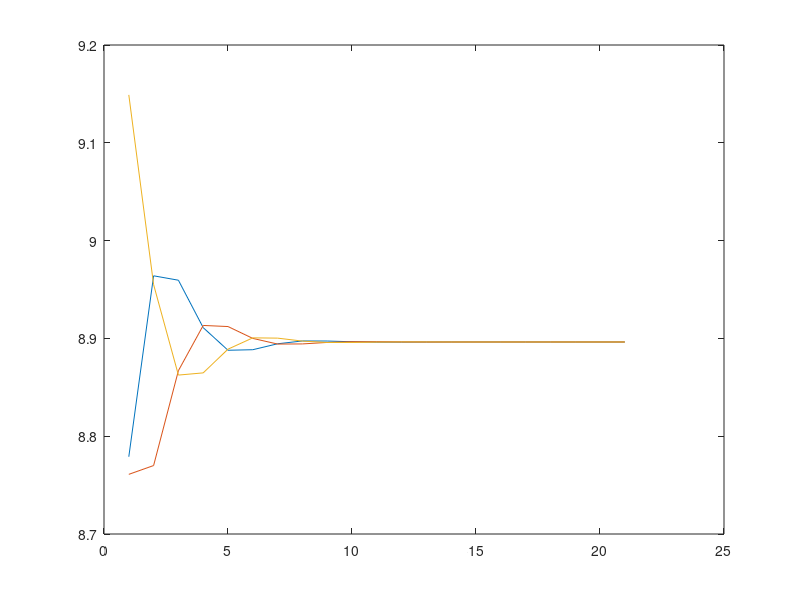
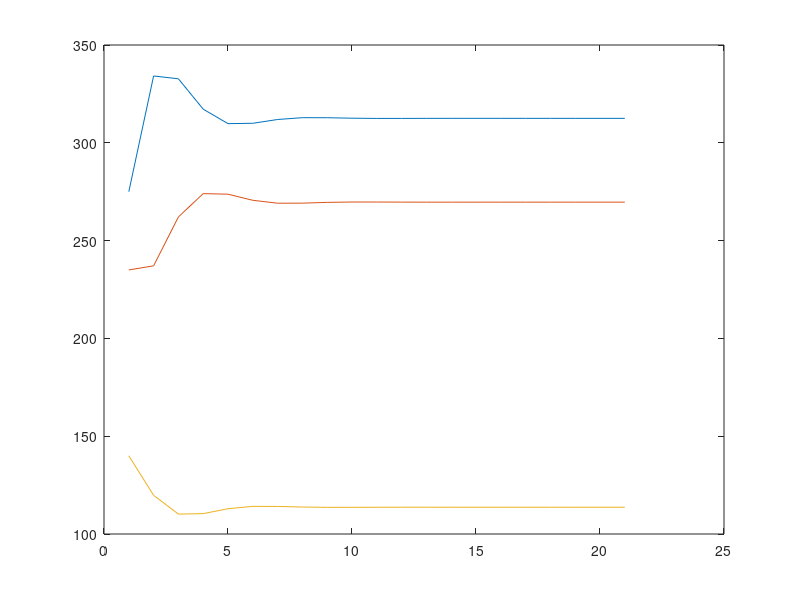
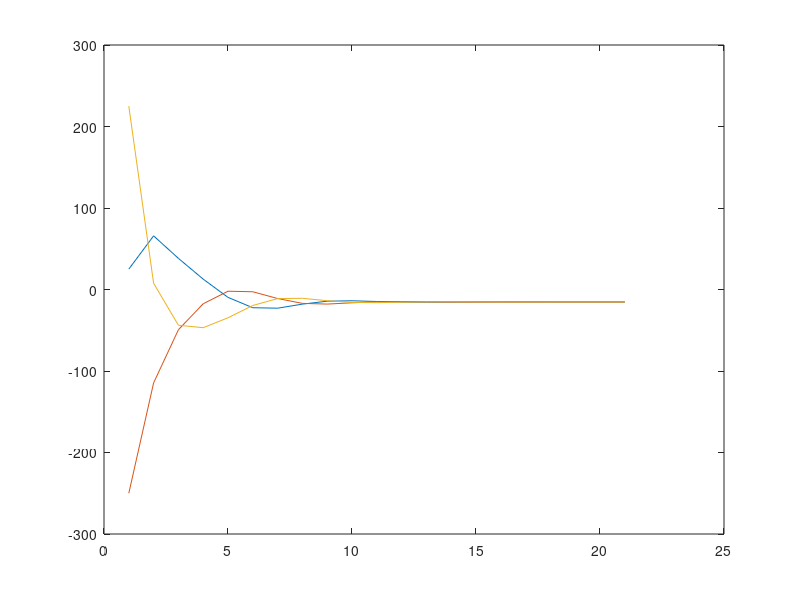

The MATLAB script that drew these images, in order:
P=[0.5 0 0.5;0.5 0.5 0;0 0.5 0.5];
Q=[0.5 0 0.5;0.5 0.5 0;0 0.5 0.5];
ef=0.00000001;
%ef=2e-3;
%ef=0;
v=[320.10;257.73;103.73];
B=diag(v);
alpha=[-2535.211;-2023.19;-809.126];
p(:,1)=[275;235;140];
dell_p(:,1)=[25;-250;225];
lamda(:,1)=[8.779;8.761;9.149];
lamda_max=[9.013;9.014;9.246];
lamda_min=[8.70;8.626;8.28];
p_max=[350;300;150];
p_min=[250;200;50];
for i=1:20
lamda(:,i+1)=P*lamda(:,i)+ef*dell_p(:,i);
if lamda(:,i+1)>lamda_max
    p(:,i+1)=p_max;
elseif lamda(:,i+1)<lamda_min
    p(:,i+1)=p_min;
else
 p(:,i+1)=B*lamda(:,i+1)+alpha;
end
 dell_p(:,i+1)=Q*dell_p(:,i)-(p(:,i+1)-p(:,i));
end

figure('Name','Incremental costs');
x1=lamda(1,:);
x2=lamda(2,:);
x3=lamda(3,:);
plot(x1);
hold on;
plot(x2);
hold on;
plot(x3);

figure('Name','power o/ps');
p1=p(1,:);
p2=p(2,:);
p3=p(3,:);
plot(p1);
hold on;
plot(p2);
hold on;
plot(p3);

figure('Name','dell_p mismatch');
dell_p1=dell_p(1,:);
dell_p2=dell_p(2,:);
dell_p3=dell_p(3,:);
plot(dell_p1);
hold on;
plot(dell_p2);
hold on;
plot(dell_p3);
